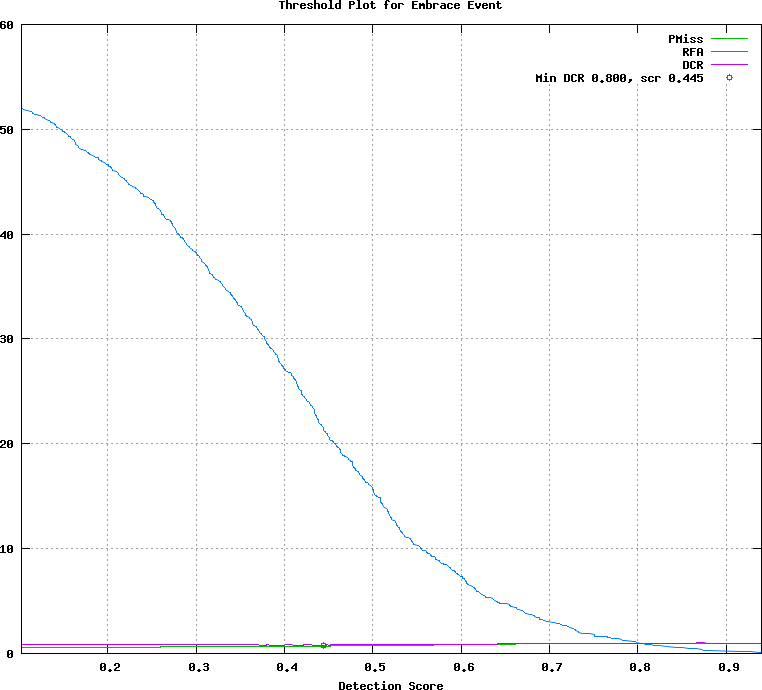

Write gnuplot code to recreate this figure.
## GNUPLOT command file
set terminal postscript color
set style data lines
set title 'Threshold Plot for Embrace Event'
set xlabel 'Detection Score'
set grid
set size ratio 0.85
plot [0.102500:0.940000]  \
  'test.det.Embrace_Event.dat.1' using 1:4 title 'PMiss' with lines lt 2, \
  'test.det.Embrace_Event.dat.1' using 1:5 title 'RFA' with lines lt 3, \
  'test.det.Embrace_Event.dat.1' using 1:6 title 'DCR' with lines lt 4, \
  'test.det.Embrace_Event.dat.2' using 1:2 title 'Min DCR 0.800, scr 0.445' with points lt 6
